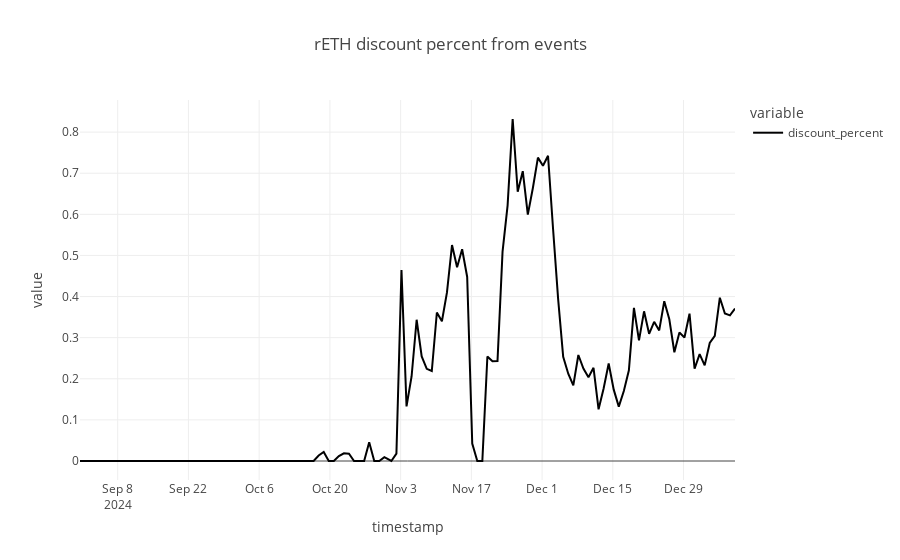

Here is the notebook cell this chart was saved with:
### Code cell
discount_df["discount_percent"] = 100 * (discount_df["discount"] * (1e11)) / 1e18
px.line(discount_df["discount_percent"], title="rETH discount percent from events")

### Figure 1 — Plotly figure (JSON) as saved in the notebook; plotly's stock layout.template omitted (floating-point values rounded to 4 significant figures; data arrays with more than 128 entries replaced by an {"elided": "..."} marker saying what was removed)
{"data": [{"hovertemplate": "variable=discount_percent<br>timestamp=%{x}<br>value=%{y}<extra></extra>", "legendgroup": "discount_percent", "line": {"color": "#000001", "dash": "solid"}, "marker": {"symbol": "circle"}, "mode": "lines", "name": "discount_percent", "orientation": "v", "showlegend": true, "type": "scatter", "x": {"elided": "130 str values"}, "xaxis": "x", "y": {"elided": "130 float values"}, "yaxis": "y"}], "layout": {"legend": {"title": {"text": "variable"}, "tracegroupgap": 0}, "title": {"text": "rETH discount percent from events"}, "xaxis": {"anchor": "y", "domain": [0, 1], "title": {"text": "timestamp"}}, "yaxis": {"anchor": "x", "domain": [0, 1], "title": {"text": "value"}}}}
